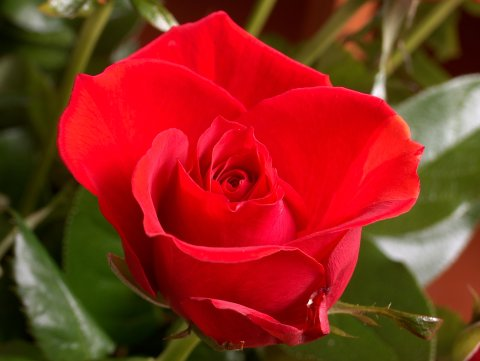
#> input picture ImageProcessing/Images/flower1.jpg, 480 x 361 px, found by its file name
$ python 03_MatplotLib.py
#> lines starting #> are read from the running program, lines starting #| are printed output that depends on the picture
# pip install matplotlib
# a powerful plotting tool that can read images
import matplotlib.image as mpimg
import matplotlib.pyplot as plt

img = mpimg.imread("ImageProcessing/Images/flower1.jpg")
#> img is the input picture: shape (361, 480, 3); mean R, G, B 139.9, 43.9, 28.2
print(type(img))  # numpy ndarray
#| <class 'numpy.ndarray'>
print("height:",img.shape[0]," width:", img.shape[1]," channels:", img.shape[2], img.shape)
#| height: 361  width: 480  channels: 3 (361, 480, 3)
plt.imshow(img)
plt.colorbar()
plt.show()
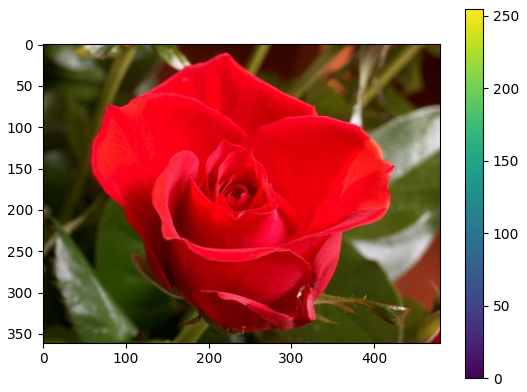
#> figure drawn by matplotlib, 2 panels

$ run again, with ImageProcessing/Images/flower2.JPG copied over ImageProcessing/Images/flower1.jpg
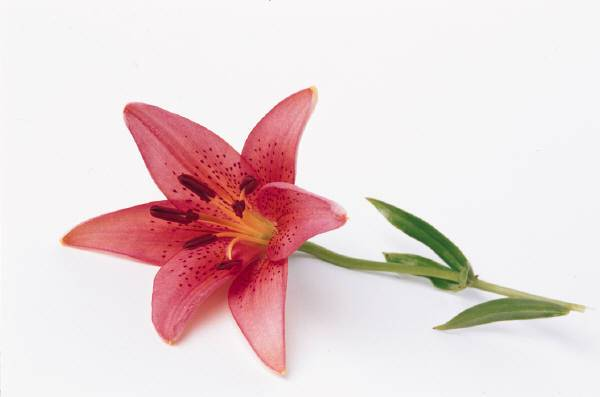
#> input picture ImageProcessing/Images/flower2.JPG, 600 x 397 px, found by its file name
#> img is the input picture: shape (397, 600, 3); mean R, G, B 232.5, 213.7, 214.3
#| <class 'numpy.ndarray'>
#| height: 397  width: 600  channels: 3 (397, 600, 3)
#> `plt.show()`:
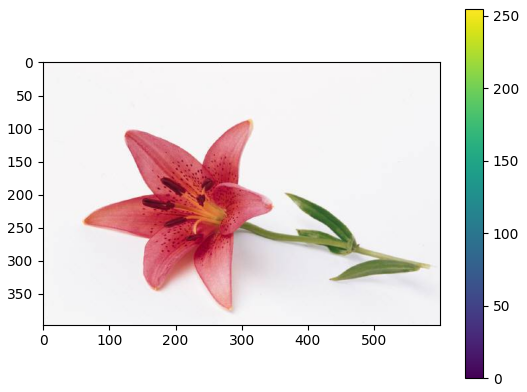
#> figure drawn by matplotlib, 2 panels

$ run again, with ImageProcessing/Images/flower3.JPG copied over ImageProcessing/Images/flower1.jpg
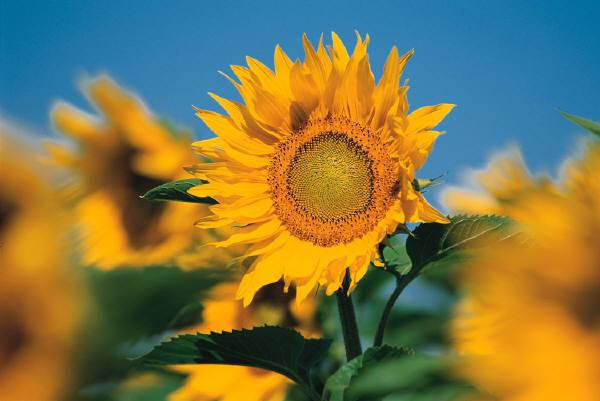
#> input picture ImageProcessing/Images/flower3.JPG, 600 x 401 px, found by its file name
#> img is the input picture: shape (401, 600, 3); mean R, G, B 126.5, 118.9, 72.1
#| <class 'numpy.ndarray'>
#| height: 401  width: 600  channels: 3 (401, 600, 3)
#> `plt.show()`:
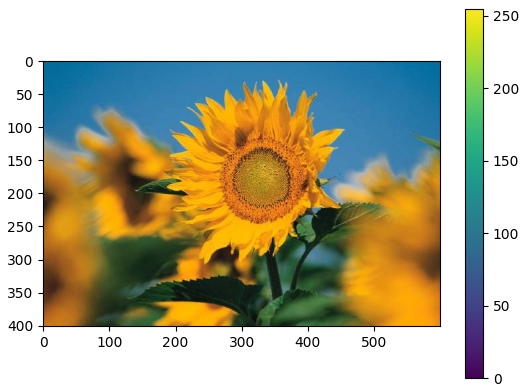
#> figure drawn by matplotlib, 2 panels
